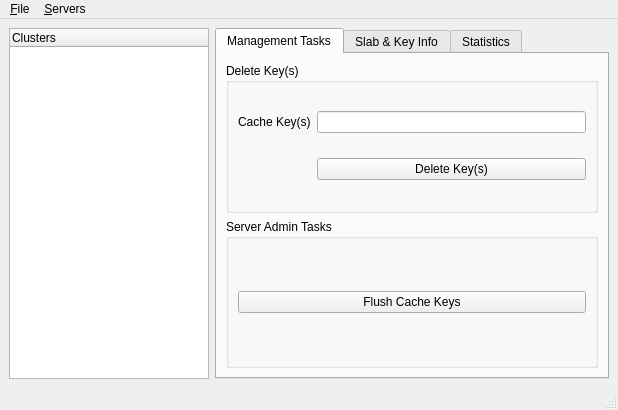
<ui version="4.0" >
 <class>MainWindow</class>
 <widget class="QMainWindow" name="MainWindow" >
  <property name="geometry" >
   <rect>
    <x>0</x>
    <y>0</y>
    <width>618</width>
    <height>410</height>
   </rect>
  </property>
  <property name="contextMenuPolicy" >
   <enum>Qt::CustomContextMenu</enum>
  </property>
  <property name="windowTitle" >
   <string>MainWindow</string>
  </property>
  <widget class="QWidget" name="centralwidget" >
   <layout class="QHBoxLayout" name="horizontalLayout" >
    <item>
     <widget class="QTreeWidget" name="treeCluster" >
      <property name="sizePolicy" >
       <sizepolicy vsizetype="Expanding" hsizetype="MinimumExpanding" >
        <horstretch>0</horstretch>
        <verstretch>0</verstretch>
       </sizepolicy>
      </property>
      <property name="minimumSize" >
       <size>
        <width>150</width>
        <height>0</height>
       </size>
      </property>
      <property name="maximumSize" >
       <size>
        <width>200</width>
        <height>16777215</height>
       </size>
      </property>
      <property name="contextMenuPolicy" >
       <enum>Qt::DefaultContextMenu</enum>
      </property>
      <column>
       <property name="text" >
        <string>Clusters</string>
       </property>
      </column>
     </widget>
    </item>
    <item>
     <widget class="QTabWidget" name="tabsMain" >
      <property name="minimumSize" >
       <size>
        <width>325</width>
        <height>0</height>
       </size>
      </property>
      <property name="toolTip" >
       <string/>
      </property>
      <property name="currentIndex" >
       <number>0</number>
      </property>
      <widget class="QWidget" name="MTasks" >
       <attribute name="title" >
        <string>Management Tasks</string>
       </attribute>
       <attribute name="toolTip" >
        <string>Cluster Management Tasks</string>
       </attribute>
       <layout class="QVBoxLayout" name="verticalLayout_2" >
        <item>
         <widget class="QGroupBox" name="gbClearKey" >
          <property name="title" >
           <string>Delete Key(s)</string>
          </property>
          <property name="flat" >
           <bool>false</bool>
          </property>
          <layout class="QGridLayout" name="gridLayout_2" >
           <item row="0" column="0" >
            <widget class="QLabel" name="lblCacheKeys" >
             <property name="text" >
              <string>Cache Key(s)</string>
             </property>
            </widget>
           </item>
           <item row="0" column="1" >
            <widget class="QLineEdit" name="txtCacheKeys" >
             <property name="toolTip" >
              <string>Seperate Keys with ';'</string>
             </property>
            </widget>
           </item>
           <item row="1" column="1" >
            <widget class="QPushButton" name="btnCacheKeys" >
             <property name="text" >
              <string>Delete Key(s)</string>
             </property>
            </widget>
           </item>
          </layout>
         </widget>
        </item>
        <item>
         <widget class="QGroupBox" name="gbTasks" >
          <property name="title" >
           <string>Server Admin Tasks</string>
          </property>
          <layout class="QGridLayout" name="gridLayout" >
           <item row="0" column="0" >
            <widget class="QPushButton" name="btnFlushCache" >
             <property name="toolTip" >
              <string>Flush Keys from All Servers in Cluster</string>
             </property>
             <property name="text" >
              <string>Flush Cache Keys</string>
             </property>
            </widget>
           </item>
          </layout>
         </widget>
        </item>
       </layout>
      </widget>
      <widget class="QWidget" name="SKInfo" >
       <attribute name="title" >
        <string>Slab &amp;&amp; Key Info</string>
       </attribute>
       <attribute name="toolTip" >
        <string>Slabs, Keys, &amp; Values</string>
       </attribute>
      </widget>
      <widget class="QWidget" name="Stats" >
       <attribute name="title" >
        <string>Statistics</string>
       </attribute>
       <layout class="QHBoxLayout" name="horizontalLayout_2" >
        <item>
         <widget class="QTabWidget" name="tabsStats" >
          <property name="currentIndex" >
           <number>0</number>
          </property>
          <widget class="QWidget" name="CacheInfo" >
           <attribute name="title" >
            <string>Cache Info</string>
           </attribute>
           <layout class="QHBoxLayout" name="horizontalLayout_4" >
            <item>
             <widget class="QScrollArea" name="scrollArea_2" >
              <property name="frameShape" >
               <enum>QFrame::NoFrame</enum>
              </property>
              <property name="frameShadow" >
               <enum>QFrame::Sunken</enum>
              </property>
              <property name="widgetResizable" >
               <bool>true</bool>
              </property>
              <widget class="QWidget" name="scrollAreaWidgetContents_2" >
               <property name="geometry" >
                <rect>
                 <x>0</x>
                 <y>-201</y>
                 <width>335</width>
                 <height>452</height>
                </rect>
               </property>
               <layout class="QVBoxLayout" name="verticalLayout_3" >
                <item>
                 <widget class="QGroupBox" name="gbTotals" >
                  <property name="title" >
                   <string>Totals</string>
                  </property>
                  <layout class="QGridLayout" name="gridLayout_3" >
                   <item row="1" column="0" >
                    <widget class="QLabel" name="lblCurrentItemsTxt" >
                     <property name="text" >
                      <string>Current Items:</string>
                     </property>
                    </widget>
                   </item>
                   <item row="1" column="1" >
                    <widget class="QLabel" name="lblCurrentItems" >
                     <property name="text" >
                      <string>n/a</string>
                     </property>
                    </widget>
                   </item>
                   <item row="4" column="0" >
                    <widget class="QLabel" name="lblHitsTxt" >
                     <property name="text" >
                      <string>Hits:</string>
                     </property>
                    </widget>
                   </item>
                   <item row="4" column="1" >
                    <widget class="QLabel" name="lblHits" >
                     <property name="text" >
                      <string>n/a</string>
                     </property>
                    </widget>
                   </item>
                   <item row="5" column="0" >
                    <widget class="QLabel" name="lblMissesTxt" >
                     <property name="text" >
                      <string>Misses:</string>
                     </property>
                    </widget>
                   </item>
                   <item row="5" column="1" >
                    <widget class="QLabel" name="lblMisses" >
                     <property name="text" >
                      <string>n/a</string>
                     </property>
                    </widget>
                   </item>
                   <item row="9" column="0" >
                    <widget class="QLabel" name="lblFreeTxt" >
                     <property name="text" >
                      <string>Free Space:</string>
                     </property>
                    </widget>
                   </item>
                   <item row="9" column="1" >
                    <widget class="QLabel" name="lblFree" >
                     <property name="text" >
                      <string>n/a</string>
                     </property>
                    </widget>
                   </item>
                   <item row="10" column="0" >
                    <widget class="QLabel" name="lblUsedTxt" >
                     <property name="text" >
                      <string>Used Space:</string>
                     </property>
                    </widget>
                   </item>
                   <item row="10" column="1" >
                    <widget class="QLabel" name="lblUsed" >
                     <property name="text" >
                      <string>n/a</string>
                     </property>
                    </widget>
                   </item>
                   <item row="0" column="0" >
                    <widget class="QLabel" name="lblItemsTxt" >
                     <property name="text" >
                      <string>All Time Items:</string>
                     </property>
                    </widget>
                   </item>
                   <item row="0" column="1" >
                    <widget class="QLabel" name="lblItems" >
                     <property name="text" >
                      <string>n/a</string>
                     </property>
                    </widget>
                   </item>
                   <item row="2" column="0" >
                    <widget class="QLabel" name="lblConnectionsTxt" >
                     <property name="text" >
                      <string>All Time Connections:</string>
                     </property>
                    </widget>
                   </item>
                   <item row="2" column="1" >
                    <widget class="QLabel" name="lblConnections" >
                     <property name="text" >
                      <string>n/a</string>
                     </property>
                    </widget>
                   </item>
                   <item row="3" column="0" >
                    <widget class="QLabel" name="lblCurrentConnectionsTxt" >
                     <property name="frameShape" >
                      <enum>QFrame::NoFrame</enum>
                     </property>
                     <property name="text" >
                      <string>Current Connections:</string>
                     </property>
                    </widget>
                   </item>
                   <item row="3" column="1" >
                    <widget class="QLabel" name="lblCurrentConnections" >
                     <property name="text" >
                      <string>n/a</string>
                     </property>
                    </widget>
                   </item>
                   <item row="6" column="0" >
                    <widget class="QLabel" name="lblGetsTxt" >
                     <property name="text" >
                      <string>Gets:</string>
                     </property>
                    </widget>
                   </item>
                   <item row="6" column="1" >
                    <widget class="QLabel" name="lblGets" >
                     <property name="text" >
                      <string>n/a</string>
                     </property>
                    </widget>
                   </item>
                   <item row="7" column="0" >
                    <widget class="QLabel" name="lblSetsTxt" >
                     <property name="text" >
                      <string>Sets:</string>
                     </property>
                    </widget>
                   </item>
                   <item row="7" column="1" >
                    <widget class="QLabel" name="lblSets" >
                     <property name="text" >
                      <string>n/a</string>
                     </property>
                    </widget>
                   </item>
                   <item row="8" column="0" >
                    <widget class="QLabel" name="lblSpaceTxt" >
                     <property name="text" >
                      <string>Space:</string>
                     </property>
                    </widget>
                   </item>
                   <item row="8" column="1" >
                    <widget class="QLabel" name="lblSpace" >
                     <property name="text" >
                      <string>n/a</string>
                     </property>
                    </widget>
                   </item>
                  </layout>
                 </widget>
                </item>
                <item>
                 <widget class="QGroupBox" name="gbRates" >
                  <property name="title" >
                   <string>Cache Rates</string>
                  </property>
                  <layout class="QGridLayout" name="gridLayout_4" >
                   <item row="0" column="0" >
                    <widget class="QLabel" name="lblRequestRateTxt" >
                     <property name="text" >
                      <string>Request Rate:</string>
                     </property>
                    </widget>
                   </item>
                   <item row="0" column="1" >
                    <widget class="QLabel" name="lblRequestRate" >
                     <property name="text" >
                      <string>n/a</string>
                     </property>
                    </widget>
                   </item>
                   <item row="1" column="0" >
                    <widget class="QLabel" name="lblHitRateTxt" >
                     <property name="text" >
                      <string>Hit Rate:</string>
                     </property>
                    </widget>
                   </item>
                   <item row="1" column="1" >
                    <widget class="QLabel" name="lblHitRate" >
                     <property name="text" >
                      <string>n/a</string>
                     </property>
                    </widget>
                   </item>
                   <item row="2" column="0" >
                    <widget class="QLabel" name="lblMissRateTxt" >
                     <property name="text" >
                      <string>Miss Rate:</string>
                     </property>
                    </widget>
                   </item>
                   <item row="2" column="1" >
                    <widget class="QLabel" name="lblMissRate" >
                     <property name="text" >
                      <string>n/a</string>
                     </property>
                    </widget>
                   </item>
                   <item row="3" column="0" >
                    <widget class="QLabel" name="lblSetRateTxt" >
                     <property name="text" >
                      <string>Set Rate:</string>
                     </property>
                    </widget>
                   </item>
                   <item row="3" column="1" >
                    <widget class="QLabel" name="lblSetRate" >
                     <property name="text" >
                      <string>n/a</string>
                     </property>
                    </widget>
                   </item>
                  </layout>
                 </widget>
                </item>
               </layout>
              </widget>
             </widget>
            </item>
           </layout>
          </widget>
          <widget class="QWidget" name="Diagrams" >
           <attribute name="title" >
            <string>Diagrams</string>
           </attribute>
           <layout class="QHBoxLayout" name="horizontalLayout_3" >
            <item>
             <widget class="QScrollArea" name="scrollArea" >
              <property name="frameShape" >
               <enum>QFrame::NoFrame</enum>
              </property>
              <property name="widgetResizable" >
               <bool>true</bool>
              </property>
              <widget class="QWidget" name="scrollAreaWidgetContents" >
               <property name="geometry" >
                <rect>
                 <x>0</x>
                 <y>0</y>
                 <width>335</width>
                 <height>492</height>
                </rect>
               </property>
               <layout class="QVBoxLayout" name="verticalLayout" >
                <item>
                 <widget class="QLabel" name="lblCacheUsage" >
                  <property name="text" >
                   <string>Cache Usage</string>
                  </property>
                 </widget>
                </item>
                <item>
                 <widget class="QGraphicsView" name="graphCacheUsage" >
                  <property name="sizePolicy" >
                   <sizepolicy vsizetype="Fixed" hsizetype="Fixed" >
                    <horstretch>0</horstretch>
                    <verstretch>0</verstretch>
                   </sizepolicy>
                  </property>
                  <property name="minimumSize" >
                   <size>
                    <width>250</width>
                    <height>210</height>
                   </size>
                  </property>
                  <property name="maximumSize" >
                   <size>
                    <width>250</width>
                    <height>210</height>
                   </size>
                  </property>
                  <property name="baseSize" >
                   <size>
                    <width>250</width>
                    <height>210</height>
                   </size>
                  </property>
                  <property name="frameShape" >
                   <enum>QFrame::NoFrame</enum>
                  </property>
                  <property name="frameShadow" >
                   <enum>QFrame::Sunken</enum>
                  </property>
                 </widget>
                </item>
                <item>
                 <widget class="QLabel" name="lblHitsMisses" >
                  <property name="text" >
                   <string>Hits and Misses</string>
                  </property>
                 </widget>
                </item>
                <item>
                 <widget class="QGraphicsView" name="graphHitMiss" >
                  <property name="sizePolicy" >
                   <sizepolicy vsizetype="Fixed" hsizetype="Fixed" >
                    <horstretch>0</horstretch>
                    <verstretch>0</verstretch>
                   </sizepolicy>
                  </property>
                  <property name="minimumSize" >
                   <size>
                    <width>250</width>
                    <height>210</height>
                   </size>
                  </property>
                  <property name="maximumSize" >
                   <size>
                    <width>250</width>
                    <height>210</height>
                   </size>
                  </property>
                  <property name="frameShape" >
                   <enum>QFrame::NoFrame</enum>
                  </property>
                 </widget>
                </item>
               </layout>
              </widget>
             </widget>
            </item>
           </layout>
          </widget>
          <widget class="QWidget" name="ServerInfo" >
           <attribute name="title" >
            <string>Server Information</string>
           </attribute>
          </widget>
         </widget>
        </item>
       </layout>
      </widget>
     </widget>
    </item>
   </layout>
  </widget>
  <widget class="QMenuBar" name="menubar" >
   <property name="geometry" >
    <rect>
     <x>0</x>
     <y>0</y>
     <width>618</width>
     <height>26</height>
    </rect>
   </property>
   <widget class="QMenu" name="menuFile" >
    <property name="title" >
     <string>&amp;File</string>
    </property>
    <addaction name="actionSave" />
    <addaction name="actionQuit" />
   </widget>
   <widget class="QMenu" name="menu_Servers" >
    <property name="title" >
     <string>&amp;Servers</string>
    </property>
    <addaction name="actionAddServer" />
    <addaction name="actionAddCluster" />
    <addaction name="separator" />
   </widget>
   <addaction name="menuFile" />
   <addaction name="menu_Servers" />
  </widget>
  <widget class="QStatusBar" name="statusbar" />
  <action name="actionAddServer" >
   <property name="text" >
    <string>&amp;Add Server</string>
   </property>
  </action>
  <action name="actionSave" >
   <property name="text" >
    <string>Sa&amp;ve</string>
   </property>
  </action>
  <action name="actionQuit" >
   <property name="text" >
    <string>&amp;Quit</string>
   </property>
  </action>
  <action name="actionAddCluster" >
   <property name="text" >
    <string>Add &amp;Cluster</string>
   </property>
  </action>
  <action name="actionTest_Sub_Item" >
   <property name="text" >
    <string>Test Sub Item</string>
   </property>
  </action>
 </widget>
 <resources/>
 <connections>
  <connection>
   <sender>actionQuit</sender>
   <signal>activated()</signal>
   <receiver>MainWindow</receiver>
   <slot>close()</slot>
   <hints>
    <hint type="sourcelabel" >
     <x>-1</x>
     <y>-1</y>
    </hint>
    <hint type="destinationlabel" >
     <x>295</x>
     <y>212</y>
    </hint>
   </hints>
  </connection>
 </connections>
</ui>
